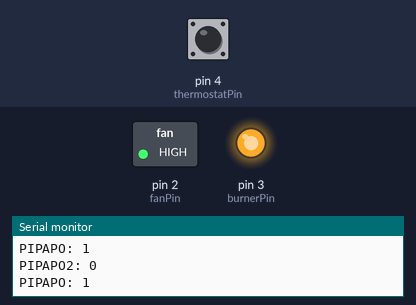
Recording of a sketch running on a simulated Arduino Uno, built with avr-gcc and run on an emulated ATmega328P. Parts: switched loads named in the sketch (green lamp = pin HIGH), output pins drawn as LEDs (lit = HIGH), the last lines printed to the serial monitor. The test bench sets the inputs (shaded band); at power-on: pin 4 (thermostatPin) HIGH.

Above: at 1.2 s.
1.3 s: pin 4 (thermostatPin) pulled LOW for 0.15 s
At 1.8 s:
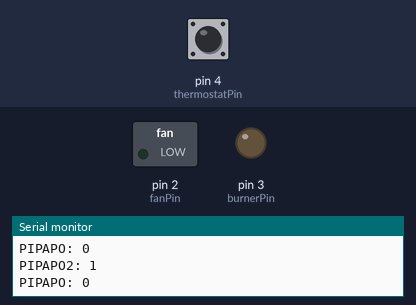
At 7.6 s:
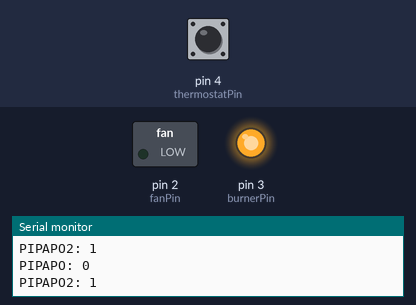
Timing chart, 0 to 10.8 s (numbered marks = the images above; inputs shaded):
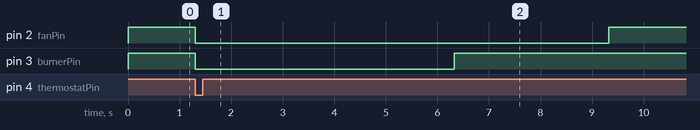

Measured:
- after the input at 1.3 s, pin 2 (fanPin): HIGH → LOW at once, → HIGH 8.0 s later; pin 3 (burnerPin): HIGH → LOW at once, → HIGH 5.0 s later

The sketch:

oilburner2.ino
```cpp
#include <Wire.h>

/*
[1] Check thermostat status
      If temperature under set value from thermostat:
      -Start burner
      -Start cooling fan
      When wanted temperature is reached:
      -Stop burner
      -Stop cooling fan after certain time (to cool down oil burner)
[2] 2-modes for cooling fan
      Automatic
      Manual
[3] adjust cooling time with potentiometer
*/

//const int fanDelay = 300000; //delay in millis (300 000 = 5Minutes)

const int fanPin = 2;
const int burnerPin = 3;
const int thermostatPin = 4;

typedef struct _Heater{
  int fan;
  int burner;
  int fanDelay;
  int burnerLock;
  unsigned long heaterTimer;
} Heater;

void thermostat(struct _Heater *heater);
void fanDelay(struct _Heater *heater);
void burner(struct _Heater *heater);
void fan(struct _Heater *heater);

void setup() {}

void loop() {
  Wire.begin();
  Serial.begin(9600);

  pinMode(fanPin, OUTPUT);
  pinMode(burnerPin, OUTPUT);
  pinMode(thermostatPin, INPUT_PULLUP);
  digitalWrite(fanPin, HIGH);
  digitalWrite(burnerPin, HIGH);

  Heater heater;
  heater.fan = 0;
  heater.burner = 0;
  heater.fanDelay = 3000;
  heater.burnerLock = 5000;
  heater.heaterTimer = 0;

  while(1) {

  Serial.print("PIPAPO: ");
  Serial.println(digitalRead(fanPin));

  thermostat(&heater);
  fan(&heater);
  burner(&heater);
  Serial.print("PIPAPO2: ");
  Serial.println(heater.fan);

  }
}


void thermostat (struct _Heater *heater) {
  if ( !digitalRead(thermostatPin) && heater->heaterTimer==0 ) { //if thermostat connected
    heater->fan = HIGH;
    heater->burner = HIGH;
    heater->heaterTimer = millis();
  }
  if ( digitalRead(thermostatPin) && millis() - heater->heaterTimer >= heater->burnerLock) { //burner shutdown
    heater->burner = LOW;
  }
  if ( digitalRead(thermostatPin) && millis() - heater->heaterTimer >= heater->fanDelay + heater->burnerLock) { //fan shutdown
    heater->fan = LOW;
    heater->heaterTimer = 0;
  }
}

void fan(struct _Heater *heater) {

  if (heater->fan && digitalRead(fanPin))
    digitalWrite(fanPin,LOW);

  if (!heater->fan && !digitalRead(fanPin))
    digitalWrite(fanPin,HIGH);
}
void burner(struct _Heater *heater) {

  if (heater->burner && digitalRead(burnerPin))
    digitalWrite(burnerPin,LOW);

  if (!heater->burner && !digitalRead(burnerPin))
    digitalWrite(burnerPin,HIGH);
}
void fanDelay(struct _Heater *heater) {
  //Read potentiometer and adjust cooling
}
```
